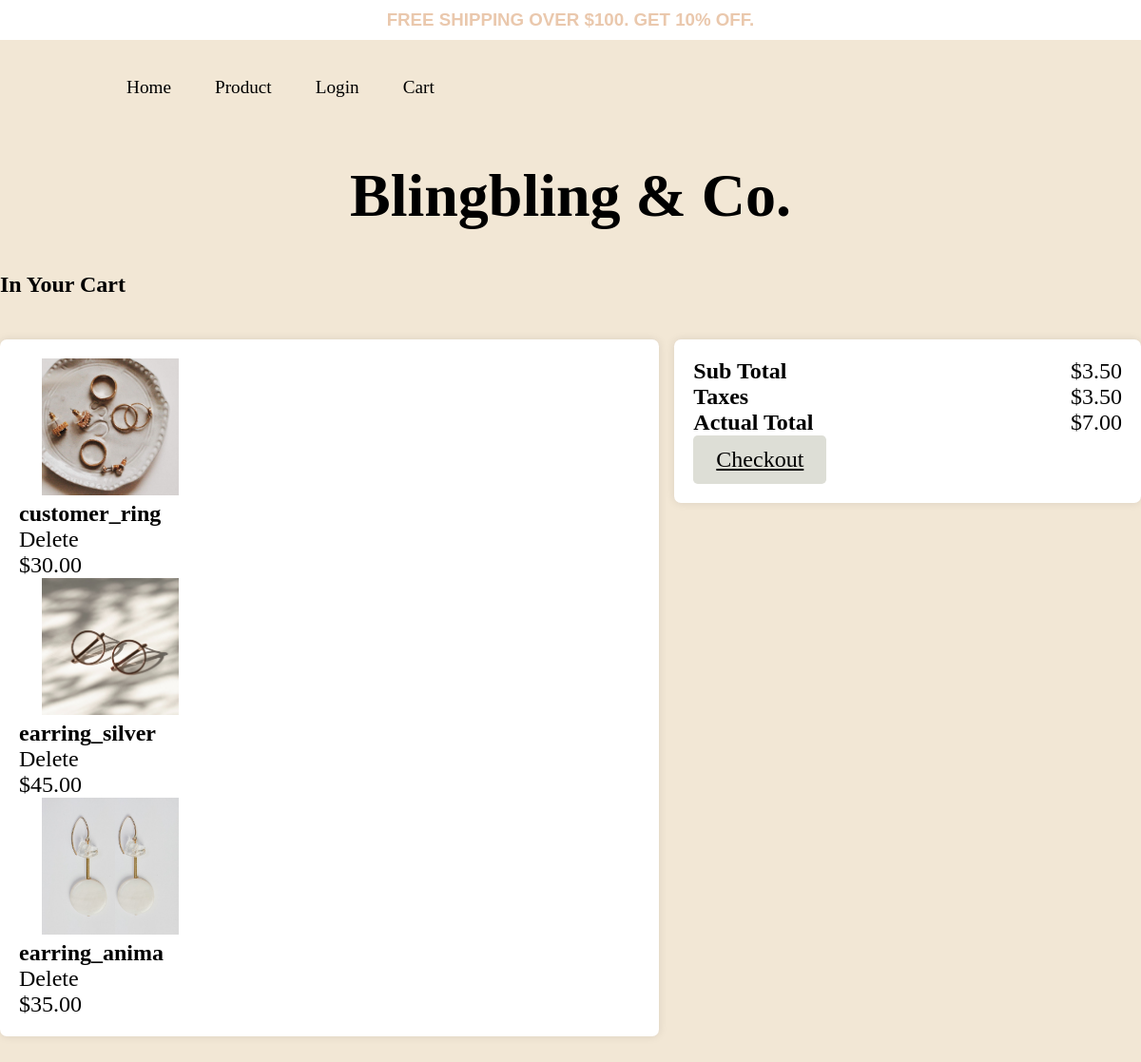
The app's page /cart.php with its own data.
### tables this page shows
CREATE TABLE `products` (
  `id` int(11) NOT NULL,
  `name` varchar(64) NOT NULL,
  `price` decimal(10,2) NOT NULL,
  `category` varchar(32) NOT NULL,
  `description` text NOT NULL,
  `thumbnail` varchar(128) NOT NULL,
  `images` varchar(256) NOT NULL,
  `date_create` datetime NOT NULL,
  `date_modify` datetime NOT NULL
);

### lib/php/functions.php (called while the page is built, shortened)
<?php
function makeQuery($conn, $qry) {
	$result = $conn->query($qry);
	$a = [];
	while($row = $result->fetch_object()) {
		$a[] = $row;
	}
	return $a;
}
?>

### parts/templates.php (the view, shortened to what this page needs)
<?php
function cartListTemplate($r,$o) {
	return $r.<<<HTML
		<div class="display-flex">
			<div class="flex-none images-thumb">
				<img src="img/$o->thumbnail">
			</div>
			<div class="flex-stretch">
				<strong>$o->name</strong>
				<div>Delete</div>
			</div>
			<div class="flex-none">
				&dollar;$o->price
			</div>
		</div>
	HTML;
}
?>

### css/storetheme.css (style rules this page uses)
:root { --color-neutral-light: #eac8ad; --color-neutral-lightmedium: #ddded6; --color-neutral-medium: #f2e7d5; --color-neutral-mediumdark: #262626; --color-neutral-dark: #e26c4e; --color-black: #000000; --color-white: #ffffff; --font-title: 'Libre Baskerville', serif; --font-UI: 'Cormorant Garamond', serif; --font-paragraph: 'Nanum Gothic', sans-serif; }
.body1 { background-color: var(--color-neutral-medium); padding-bottom: 2em; margin: 0 auto; margin-right: auto; margin-left: auto; }
.images-thumb img { width: 8em; height: 6em; object-fit: contain; }

### records on screen
products: thumbnail (picture), name "customer_ring", price "30.00"
products: thumbnail (picture), name "earring_silver", price "45.00"
products: thumbnail (picture), name "earring_anima", price "35.00"
